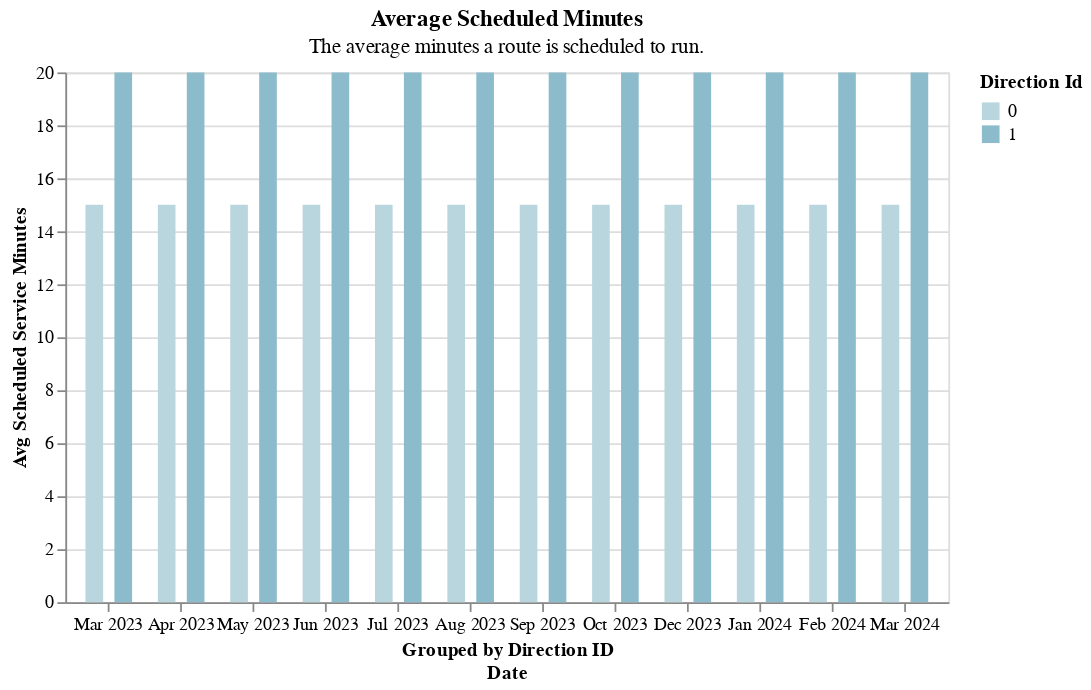

The notebook cell this image was saved under:
### Code cell
grouped_bar_chart(
    df=one_route[one_route.time_period == "all_day"],
    color_col="direction_id",
    y_col="avg_scheduled_service_minutes",
    offset_col="direction_id",
    title="Average Scheduled Minutes",
    subtitle="The average minutes a route is scheduled to run.",
)

### Figure 1 — Vega-Lite specification as saved in the notebook (floating-point values rounded to 4 significant figures)
{"config": {"view": {"continuousWidth": 300, "continuousHeight": 300}}, "data": {"name": "data-ecbf12db927082ca149daef6f15f1f1b"}, "mark": {"type": "bar", "size": 10}, "encoding": {"color": {"field": "direction_id", "scale": {"range": ["#B9D6DF", "#8CBCCB", "#2EA8CE", "#136C97", "#0B405B"]}, "title": "Direction Id", "type": "nominal"}, "tooltip": [{"field": "direction_id", "type": "quantitative"}, {"field": "time_period", "type": "nominal"}, {"field": "route_combined_name", "type": "nominal"}, {"field": "organization_name", "type": "nominal"}, {"field": "service_date", "type": "temporal"}, {"field": "avg_scheduled_service_minutes", "type": "quantitative"}], "x": {"axis": {"format": "%b %Y"}, "field": "service_date", "timeUnit": "yearmonthdate", "title": ["Grouped by Direction ID", "Date"], "type": "ordinal"}, "xOffset": {"field": "direction_id", "title": "Direction Id", "type": "nominal"}, "y": {"field": "avg_scheduled_service_minutes", "title": "Avg Scheduled Service Minutes", "type": "quantitative"}}, "height": 300, "title": {"text": ["Average Scheduled Minutes"], "subtitle": ["The average minutes a route is scheduled to run."]}, "width": 500, "$schema": "https://vega.github.io/schema/vega-lite/v5.14.1.json", "datasets": {"data-ecbf12db927082ca149daef6f15f1f1b": [{"schedule_gtfs_dataset_key": "239f3baf3dd3b9e9464f66a777f9897d", "direction_id": 0.0, "time_period": "All Day", "avg_scheduled_service_minutes": 15, "avg_stop_miles": 0.18, "n_scheduled_trips": 54, "frequency": 2.25, "road_freq_category": "very_high", "road_typology": "downtown_local", "pct_typology": 0.44, "service_date": "2023-09-13T00:00:00", "minutes_atleast1_vp": 863, "minutes_atleast2_vp": 258, "total_rt_service_minutes": 900.2, "total_scheduled_service_minutes": 795.0, "total_vp": 1136, "vp_in_shape": 925, "is_early": 0, "is_ontime": 45, "is_late": 8, "n_vp_trips": 53, "vp_per_minute": 1.26, "pct_in_shape": 0.814, "pct_rt_journey_atleast1_vp": 0.959, "pct_rt_journey_atleast2_vp": 0.287, "pct_sched_journey_atleast1_vp": 1.0, "pct_sched_journey_atleast2_vp": 0.325, "rt_sched_journey_ratio": 1.13, "avg_rt_service_minutes": 16.98, "sched_rt_category": "schedule_and_vp", "speed_mph": 8.923, "name": "SBMTD Schedule", "route_id": "1", "route_combined_name": "1 West Santa Barbara", "base64_url": "aHR0cHM6Ly9zYm10ZC5nb3YvZ29vZ2xlX3RyYW5zaXQvZmVlZC56aXA=", "organization_source_record_id": "recswCrw6a6htmXJ4", "organization_name": "Santa Barbara Metropolitan Transit District", "caltrans_district": "05 - San Luis Obispo"}, {"schedule_gtfs_dataset_key": "239f3baf3dd3b9e9464f66a777f9897d", "direction_id": 0.0, "time_period": "All Day", "avg_scheduled_service_minutes": 15, "avg_stop_miles": 0.18, "n_scheduled_trips": 54, "frequency": 2.25, "road_freq_category": "very_high", "road_typology": "downtown_local", "pct_typology": 0.44, "service_date": "2023-10-11T00:00:00", "minutes_atleast1_vp": 839, "minutes_atleast2_vp": 242, "total_rt_service_minutes": 945.1, "total_scheduled_service_minutes": 735.0, "total_vp": 1093, "vp_in_shape": 848, "is_early": 0, "is_ontime": 38, "is_late": 11, "n_vp_trips": 49, "vp_per_minute": 1.16, "pct_in_shape": 0.776, "pct_rt_journey_atleast1_vp": 0.888, "pct_rt_journey_atleast2_vp": 0.256, "pct_sched_journey_atleast1_vp": 1.0, "pct_sched_journey_atleast2_vp": 0.329, "rt_sched_journey_ratio": 1.29, "avg_rt_service_minutes": 19.29, "sched_rt_category": "schedule_and_vp", "speed_mph": 4.229, "name": "SBMTD Schedule", "route_id": "1", "route_combined_name": "1 West Santa Barbara", "base64_url": "aHR0cHM6Ly9zYm10ZC5nb3YvZ29vZ2xlX3RyYW5zaXQvZmVlZC56aXA=", "organization_source_record_id": "recswCrw6a6htmXJ4", "organization_name": "Santa Barbara Metropolitan Transit District", "caltrans_district": "05 - San Luis Obispo"}, {"schedule_gtfs_dataset_key": "239f3baf3dd3b9e9464f66a777f9897d", "direction_id": 0.0, "time_period": "All Day", "avg_scheduled_service_minutes": 15, "avg_stop_miles": 0.18, "n_scheduled_trips": 54, "frequency": 2.25, "road_freq_category": "very_high", "road_typology": "downtown_local", "pct_typology": 0.44, "service_date": "2023-12-13T00:00:00", "minutes_atleast1_vp": 773, "minutes_atleast2_vp": 205, "total_rt_service_minutes": 1002.0, "total_scheduled_service_minutes": 690.0, "total_vp": 989, "vp_in_shape": 734, "is_early": 0, "is_ontime": 34, "is_late": 12, "n_vp_trips": 46, "vp_per_minute": 0.99, "pct_in_shape": 0.742, "pct_rt_journey_atleast1_vp": 0.772, "pct_rt_journey_atleast2_vp": 0.205, "pct_sched_journey_atleast1_vp": 1.0, "pct_sched_journey_atleast2_vp": 0.297, "rt_sched_journey_ratio": 1.45, "avg_rt_service_minutes": 21.78, "sched_rt_category": "schedule_and_vp", "speed_mph": 8.93, "name": "SBMTD Schedule", "route_id": "1", "route_combined_name": "1 West Santa Barbara", "base64_url": "aHR0cHM6Ly9zYm10ZC5nb3YvZ29vZ2xlX3RyYW5zaXQvZmVlZC56aXA=", "organization_source_record_id": "recswCrw6a6htmXJ4", "organization_name": "Santa Barbara Metropolitan Transit District", "caltrans_district": "05 - San Luis Obispo"}, {"schedule_gtfs_dataset_key": "239f3baf3dd3b9e9464f66a777f9897d", "direction_id": 0.0, "time_period": "All Day", "avg_scheduled_service_minutes": 15, "avg_stop_miles": 0.18, "n_scheduled_trips": 54, "frequency": 2.25, "road_freq_category": "very_high", "road_typology": "downtown_local", "pct_typology": 0.44, "service_date": "2024-01-17T00:00:00", "minutes_atleast1_vp": 850, "minutes_atleast2_vp": 239, "total_rt_service_minutes": 908.9, "total_scheduled_service_minutes": 750.0, "total_vp": 1104, "vp_in_shape": 888, "is_early": 0, "is_ontime": 41, "is_late": 9, "n_vp_trips": 50, "vp_per_minute": 1.21, "pct_in_shape": 0.804, "pct_rt_journey_atleast1_vp": 0.935, "pct_rt_journey_atleast2_vp": 0.263, "pct_sched_journey_atleast1_vp": 1.0, "pct_sched_journey_atleast2_vp": 0.319, "rt_sched_journey_ratio": 1.21, "avg_rt_service_minutes": 18.18, "sched_rt_category": "schedule_and_vp", "speed_mph": 8.935, "name": "SBMTD Schedule", "route_id": "1", "route_combined_name": "1 West Santa Barbara", "base64_url": "aHR0cHM6Ly9zYm10ZC5nb3YvZ29vZ2xlX3RyYW5zaXQvZmVlZC56aXA=", "organization_source_record_id": "recswCrw6a6htmXJ4", "organization_name": "Santa Barbara Metropolitan Transit District", "caltrans_district": "05 - San Luis Obispo"}, {"schedule_gtfs_dataset_key": "239f3baf3dd3b9e9464f66a777f9897d", "direction_id": 0.0, "time_period": "All Day", "avg_scheduled_service_minutes": 15, "avg_stop_miles": 0.18, "n_scheduled_trips": 54, "frequency": 2.25, "road_freq_category": "very_high", "road_typology": "downtown_local", "pct_typology": 0.44, "service_date": "2024-02-14T00:00:00", "minutes_atleast1_vp": 771, "minutes_atleast2_vp": 206, "total_rt_service_minutes": 802.8, "total_scheduled_service_minutes": 660.0, "total_vp": 988, "vp_in_shape": 919, "is_early": 0, "is_ontime": 29, "is_late": 15, "n_vp_trips": 44, "vp_per_minute": 1.23, "pct_in_shape": 0.93, "pct_rt_journey_atleast1_vp": 0.96, "pct_rt_journey_atleast2_vp": 0.257, "pct_sched_journey_atleast1_vp": 1.0, "pct_sched_journey_atleast2_vp": 0.312, "rt_sched_journey_ratio": 1.22, "avg_rt_service_minutes": 18.24, "sched_rt_category": "schedule_and_vp", "speed_mph": 9.013, "name": "SBMTD Schedule", "route_id": "1", "route_combined_name": "1 West Santa Barbara", "base64_url": "aHR0cHM6Ly9zYm10ZC5nb3YvZ29vZ2xlX3RyYW5zaXQvZmVlZC56aXA=", "organization_source_record_id": "recswCrw6a6htmXJ4", "organization_name": "Santa Barbara Metropolitan Transit District", "caltrans_district": "05 - San Luis Obispo"}, {"schedule_gtfs_dataset_key": "239f3baf3dd3b9e9464f66a777f9897d", "direction_id": 0.0, "time_period": "All Day", "avg_scheduled_service_minutes": 15, "avg_stop_miles": 0.18, "n_scheduled_trips": 54, "frequency": 2.25, "road_freq_category": "very_high", "road_typology": "downtown_local", "pct_typology": 0.44, "service_date": "2024-03-13T00:00:00", "minutes_atleast1_vp": 944, "minutes_atleast2_vp": 251, "total_rt_service_minutes": 985.7, "total_scheduled_service_minutes": 795.0, "total_vp": 1208, "vp_in_shape": 1113, "is_early": 0, "is_ontime": 34, "is_late": 19, "n_vp_trips": 53, "vp_per_minute": 1.23, "pct_in_shape": 0.921, "pct_rt_journey_atleast1_vp": 0.958, "pct_rt_journey_atleast2_vp": 0.255, "pct_sched_journey_atleast1_vp": 1.0, "pct_sched_journey_atleast2_vp": 0.316, "rt_sched_journey_ratio": 1.24, "avg_rt_service_minutes": 18.6, "sched_rt_category": "schedule_and_vp", "speed_mph": 9.333, "name": "SBMTD Schedule", "route_id": "1", "route_combined_name": "1 West Santa Barbara", "base64_url": "aHR0cHM6Ly9zYm10ZC5nb3YvZ29vZ2xlX3RyYW5zaXQvZmVlZC56aXA=", "organization_source_record_id": "recswCrw6a6htmXJ4", "organization_name": "Santa Barbara Metropolitan Transit District", "caltrans_district": "05 - San Luis Obispo"}, {"schedule_gtfs_dataset_key": "239f3baf3dd3b9e9464f66a777f9897d", "direction_id": 1.0, "time_period": "All Day", "avg_scheduled_service_minutes": 20, "avg_stop_miles": 0.19, "n_scheduled_trips": 55, "frequency": 2.29, "road_freq_category": "very_high", "road_typology": "downtown_local", "pct_typology": 0.42, "service_date": "2023-09-13T00:00:00", "minutes_atleast1_vp": 969, "minutes_atleast2_vp": 276, "total_rt_service_minutes": 971.5, "total_scheduled_service_minutes": 1060.0, "total_vp": 1262, "vp_in_shape": 1156, "is_early": 19, "is_ontime": 29, "is_late": 5, "n_vp_trips": 53, "vp_per_minute": 1.3, "pct_in_shape": 0.916, "pct_rt_journey_atleast1_vp": 0.997, "pct_rt_journey_atleast2_vp": 0.284, "pct_sched_journey_atleast1_vp": 0.914, "pct_sched_journey_atleast2_vp": 0.26, "rt_sched_journey_ratio": 0.92, "avg_rt_service_minutes": 18.33, "sched_rt_category": "schedule_and_vp", "speed_mph": 9.681, "name": "SBMTD Schedule", "route_id": "1", "route_combined_name": "1 West Santa Barbara", "base64_url": "aHR0cHM6Ly9zYm10ZC5nb3YvZ29vZ2xlX3RyYW5zaXQvZmVlZC56aXA=", "organization_source_record_id": "recswCrw6a6htmXJ4", "organization_name": "Santa Barbara Metropolitan Transit District", "caltrans_district": "05 - San Luis Obispo"}, {"schedule_gtfs_dataset_key": "239f3baf3dd3b9e9464f66a777f9897d", "direction_id": 1.0, "time_period": "All Day", "avg_scheduled_service_minutes": 20, "avg_stop_miles": 0.19, "n_scheduled_trips": 55, "frequency": 2.29, "road_freq_category": "very_high", "road_typology": "downtown_local", "pct_typology": 0.42, "service_date": "2023-10-11T00:00:00", "minutes_atleast1_vp": 871, "minutes_atleast2_vp": 263, "total_rt_service_minutes": 913.8, "total_scheduled_service_minutes": 1000.0, "total_vp": 1147, "vp_in_shape": 1047, "is_early": 17, "is_ontime": 29, "is_late": 4, "n_vp_trips": 50, "vp_per_minute": 1.26, "pct_in_shape": 0.913, "pct_rt_journey_atleast1_vp": 0.953, "pct_rt_journey_atleast2_vp": 0.288, "pct_sched_journey_atleast1_vp": 0.871, "pct_sched_journey_atleast2_vp": 0.263, "rt_sched_journey_ratio": 0.91, "avg_rt_service_minutes": 18.28, "sched_rt_category": "schedule_and_vp", "speed_mph": 8.973, "name": "SBMTD Schedule", "route_id": "1", "route_combined_name": "1 West Santa Barbara", "base64_url": "aHR0cHM6Ly9zYm10ZC5nb3YvZ29vZ2xlX3RyYW5zaXQvZmVlZC56aXA=", "organization_source_record_id": "recswCrw6a6htmXJ4", "organization_name": "Santa Barbara Metropolitan Transit District", "caltrans_district": "05 - San Luis Obispo"}, {"schedule_gtfs_dataset_key": "239f3baf3dd3b9e9464f66a777f9897d", "direction_id": 1.0, "time_period": "All Day", "avg_scheduled_service_minutes": 20, "avg_stop_miles": 0.19, "n_scheduled_trips": 55, "frequency": 2.29, "road_freq_category": "very_high", "road_typology": "downtown_local", "pct_typology": 0.42, "service_date": "2023-12-13T00:00:00", "minutes_atleast1_vp": 800, "minutes_atleast2_vp": 241, "total_rt_service_minutes": 809.5, "total_scheduled_service_minutes": 920.0, "total_vp": 1052, "vp_in_shape": 924, "is_early": 17, "is_ontime": 25, "is_late": 4, "n_vp_trips": 46, "vp_per_minute": 1.3, "pct_in_shape": 0.878, "pct_rt_journey_atleast1_vp": 0.988, "pct_rt_journey_atleast2_vp": 0.298, "pct_sched_journey_atleast1_vp": 0.87, "pct_sched_journey_atleast2_vp": 0.262, "rt_sched_journey_ratio": 0.88, "avg_rt_service_minutes": 17.6, "sched_rt_category": "schedule_and_vp", "speed_mph": 9.86, "name": "SBMTD Schedule", "route_id": "1", "route_combined_name": "1 West Santa Barbara", "base64_url": "aHR0cHM6Ly9zYm10ZC5nb3YvZ29vZ2xlX3RyYW5zaXQvZmVlZC56aXA=", "organization_source_record_id": "recswCrw6a6htmXJ4", "organization_name": "Santa Barbara Metropolitan Transit District", "caltrans_district": "05 - San Luis Obispo"}, {"schedule_gtfs_dataset_key": "239f3baf3dd3b9e9464f66a777f9897d", "direction_id": 1.0, "time_period": "All Day", "avg_scheduled_service_minutes": 20, "avg_stop_miles": 0.19, "n_scheduled_trips": 55, "frequency": 2.29, "road_freq_category": "very_high", "road_typology": "downtown_local", "pct_typology": 0.42, "service_date": "2024-01-17T00:00:00", "minutes_atleast1_vp": 862, "minutes_atleast2_vp": 296, "total_rt_service_minutes": 879.4, "total_scheduled_service_minutes": 1020.0, "total_vp": 1171, "vp_in_shape": 1004, "is_early": 22, "is_ontime": 26, "is_late": 3, "n_vp_trips": 51, "vp_per_minute": 1.33, "pct_in_shape": 0.857, "pct_rt_journey_atleast1_vp": 0.98, "pct_rt_journey_atleast2_vp": 0.337, "pct_sched_journey_atleast1_vp": 0.845, "pct_sched_journey_atleast2_vp": 0.29, "rt_sched_journey_ratio": 0.86, "avg_rt_service_minutes": 17.24, "sched_rt_category": "schedule_and_vp", "speed_mph": 9.137, "name": "SBMTD Schedule", "route_id": "1", "route_combined_name": "1 West Santa Barbara", "base64_url": "aHR0cHM6Ly9zYm10ZC5nb3YvZ29vZ2xlX3RyYW5zaXQvZmVlZC56aXA=", "organization_source_record_id": "recswCrw6a6htmXJ4", "organization_name": "Santa Barbara Metropolitan Transit District", "caltrans_district": "05 - San Luis Obispo"}, {"schedule_gtfs_dataset_key": "239f3baf3dd3b9e9464f66a777f9897d", "direction_id": 1.0, "time_period": "All Day", "avg_scheduled_service_minutes": 20, "avg_stop_miles": 0.19, "n_scheduled_trips": 55, "frequency": 2.29, "road_freq_category": "very_high", "road_typology": "downtown_local", "pct_typology": 0.42, "service_date": "2024-02-14T00:00:00", "minutes_atleast1_vp": 755, "minutes_atleast2_vp": 236, "total_rt_service_minutes": 768.5, "total_scheduled_service_minutes": 880.0, "total_vp": 1000, "vp_in_shape": 866, "is_early": 20, "is_ontime": 21, "is_late": 3, "n_vp_trips": 44, "vp_per_minute": 1.3, "pct_in_shape": 0.866, "pct_rt_journey_atleast1_vp": 0.982, "pct_rt_journey_atleast2_vp": 0.307, "pct_sched_journey_atleast1_vp": 0.858, "pct_sched_journey_atleast2_vp": 0.268, "rt_sched_journey_ratio": 0.87, "avg_rt_service_minutes": 17.47, "sched_rt_category": "schedule_and_vp", "speed_mph": 9.832, "name": "SBMTD Schedule", "route_id": "1", "route_combined_name": "1 West Santa Barbara", "base64_url": "aHR0cHM6Ly9zYm10ZC5nb3YvZ29vZ2xlX3RyYW5zaXQvZmVlZC56aXA=", "organization_source_record_id": "recswCrw6a6htmXJ4", "organization_name": "Santa Barbara Metropolitan Transit District", "caltrans_district": "05 - San Luis Obispo"}, {"schedule_gtfs_dataset_key": "239f3baf3dd3b9e9464f66a777f9897d", "direction_id": 1.0, "time_period": "All Day", "avg_scheduled_service_minutes": 20, "avg_stop_miles": 0.19, "n_scheduled_trips": 55, "frequency": 2.29, "road_freq_category": "very_high", "road_typology": "downtown_local", "pct_typology": 0.42, "service_date": "2024-03-13T00:00:00", "minutes_atleast1_vp": 893, "minutes_atleast2_vp": 269, "total_rt_service_minutes": 895.2, "total_scheduled_service_minutes": 1080.0, "total_vp": 1178, "vp_in_shape": 1097, "is_early": 27, "is_ontime": 24, "is_late": 3, "n_vp_trips": 54, "vp_per_minute": 1.32, "pct_in_shape": 0.931, "pct_rt_journey_atleast1_vp": 0.997, "pct_rt_journey_atleast2_vp": 0.3, "pct_sched_journey_atleast1_vp": 0.827, "pct_sched_journey_atleast2_vp": 0.249, "rt_sched_journey_ratio": 0.83, "avg_rt_service_minutes": 16.58, "sched_rt_category": "schedule_and_vp", "speed_mph": 9.567, "name": "SBMTD Schedule", "route_id": "1", "route_combined_name": "1 West Santa Barbara", "base64_url": "aHR0cHM6Ly9zYm10ZC5nb3YvZ29vZ2xlX3RyYW5zaXQvZmVlZC56aXA=", "organization_source_record_id": "recswCrw6a6htmXJ4", "organization_name": "Santa Barbara Metropolitan Transit District", "caltrans_district": "05 - San Luis Obispo"}, {"schedule_gtfs_dataset_key": "de792182088eecc3d5c0bd3f1df62965", "direction_id": 0.0, "time_period": "All Day", "avg_scheduled_service_minutes": 15, "avg_stop_miles": 0.18, "n_scheduled_trips": 54, "frequency": 2.25, "road_freq_category": "very_high", "road_typology": "downtown_local", "pct_typology": 0.42, "service_date": "2023-03-15T00:00:00", "minutes_atleast1_vp": 928, "minutes_atleast2_vp": 229, "total_rt_service_minutes": 943.2, "total_scheduled_service_minutes": 780.0, "total_vp": 1168, "vp_in_shape": 959, "is_early": 0, "is_ontime": 41, "is_late": 11, "n_vp_trips": 52, "vp_per_minute": 1.24, "pct_in_shape": 0.821, "pct_rt_journey_atleast1_vp": 0.984, "pct_rt_journey_atleast2_vp": 0.243, "pct_sched_journey_atleast1_vp": 1.0, "pct_sched_journey_atleast2_vp": 0.294, "rt_sched_journey_ratio": 1.21, "avg_rt_service_minutes": 18.14, "sched_rt_category": "schedule_and_vp", "speed_mph": 8.749, "name": "SBMTD Schedule", "route_id": "1", "route_combined_name": "1 West Santa Barbara", "base64_url": "aHR0cHM6Ly9zYm10ZC5nb3YvZ29vZ2xlX3RyYW5zaXQvZmVlZC56aXA=", "organization_source_record_id": "recswCrw6a6htmXJ4", "organization_name": "Santa Barbara Metropolitan Transit District", "caltrans_district": "05 - San Luis Obispo"}, {"schedule_gtfs_dataset_key": "de792182088eecc3d5c0bd3f1df62965", "direction_id": 0.0, "time_period": "All Day", "avg_scheduled_service_minutes": 15, "avg_stop_miles": 0.18, "n_scheduled_trips": 54, "frequency": 2.25, "road_freq_category": "very_high", "road_typology": "downtown_local", "pct_typology": 0.42, "service_date": "2023-04-12T00:00:00", "minutes_atleast1_vp": 900, "minutes_atleast2_vp": 233, "total_rt_service_minutes": 948.6, "total_scheduled_service_minutes": 765.0, "total_vp": 1143, "vp_in_shape": 915, "is_early": 0, "is_ontime": 35, "is_late": 16, "n_vp_trips": 51, "vp_per_minute": 1.2, "pct_in_shape": 0.801, "pct_rt_journey_atleast1_vp": 0.949, "pct_rt_journey_atleast2_vp": 0.246, "pct_sched_journey_atleast1_vp": 1.0, "pct_sched_journey_atleast2_vp": 0.305, "rt_sched_journey_ratio": 1.24, "avg_rt_service_minutes": 18.6, "sched_rt_category": "schedule_and_vp", "speed_mph": 8.175, "name": "SBMTD Schedule", "route_id": "1", "route_combined_name": "1 West Santa Barbara", "base64_url": "aHR0cHM6Ly9zYm10ZC5nb3YvZ29vZ2xlX3RyYW5zaXQvZmVlZC56aXA=", "organization_source_record_id": "recswCrw6a6htmXJ4", "organization_name": "Santa Barbara Metropolitan Transit District", "caltrans_district": "05 - San Luis Obispo"}, {"schedule_gtfs_dataset_key": "de792182088eecc3d5c0bd3f1df62965", "direction_id": 0.0, "time_period": "All Day", "avg_scheduled_service_minutes": 15, "avg_stop_miles": 0.18, "n_scheduled_trips": 54, "frequency": 2.25, "road_freq_category": "very_high", "road_typology": "downtown_local", "pct_typology": 0.42, "service_date": "2023-05-17T00:00:00", "minutes_atleast1_vp": 859, "minutes_atleast2_vp": 234, "total_rt_service_minutes": 882.6, "total_scheduled_service_minutes": 765.0, "total_vp": 1101, "vp_in_shape": 923, "is_early": 0, "is_ontime": 44, "is_late": 7, "n_vp_trips": 51, "vp_per_minute": 1.25, "pct_in_shape": 0.838, "pct_rt_journey_atleast1_vp": 0.973, "pct_rt_journey_atleast2_vp": 0.265, "pct_sched_journey_atleast1_vp": 1.0, "pct_sched_journey_atleast2_vp": 0.306, "rt_sched_journey_ratio": 1.15, "avg_rt_service_minutes": 17.31, "sched_rt_category": "schedule_and_vp", "speed_mph": 8.665, "name": "SBMTD Schedule", "route_id": "1", "route_combined_name": "1 West Santa Barbara", "base64_url": "aHR0cHM6Ly9zYm10ZC5nb3YvZ29vZ2xlX3RyYW5zaXQvZmVlZC56aXA=", "organization_source_record_id": "recswCrw6a6htmXJ4", "organization_name": "Santa Barbara Metropolitan Transit District", "caltrans_district": "05 - San Luis Obispo"}, {"schedule_gtfs_dataset_key": "de792182088eecc3d5c0bd3f1df62965", "direction_id": 0.0, "time_period": "All Day", "avg_scheduled_service_minutes": 15, "avg_stop_miles": 0.18, "n_scheduled_trips": 54, "frequency": 2.25, "road_freq_category": "very_high", "road_typology": "downtown_local", "pct_typology": 0.42, "service_date": "2023-06-14T00:00:00", "minutes_atleast1_vp": 919, "minutes_atleast2_vp": 244, "total_rt_service_minutes": 948.7, "total_scheduled_service_minutes": 765.0, "total_vp": 1178, "vp_in_shape": 936, "is_early": 0, "is_ontime": 39, "is_late": 12, "n_vp_trips": 51, "vp_per_minute": 1.24, "pct_in_shape": 0.795, "pct_rt_journey_atleast1_vp": 0.969, "pct_rt_journey_atleast2_vp": 0.257, "pct_sched_journey_atleast1_vp": 1.0, "pct_sched_journey_atleast2_vp": 0.319, "rt_sched_journey_ratio": 1.24, "avg_rt_service_minutes": 18.6, "sched_rt_category": "schedule_and_vp", "speed_mph": 8.845, "name": "SBMTD Schedule", "route_id": "1", "route_combined_name": "1 West Santa Barbara", "base64_url": "aHR0cHM6Ly9zYm10ZC5nb3YvZ29vZ2xlX3RyYW5zaXQvZmVlZC56aXA=", "organization_source_record_id": "recswCrw6a6htmXJ4", "organization_name": "Santa Barbara Metropolitan Transit District", "caltrans_district": "05 - San Luis Obispo"}, {"schedule_gtfs_dataset_key": "de792182088eecc3d5c0bd3f1df62965", "direction_id": 0.0, "time_period": "All Day", "avg_scheduled_service_minutes": 15, "avg_stop_miles": 0.18, "n_scheduled_trips": 54, "frequency": 2.25, "road_freq_category": "very_high", "road_typology": "downtown_local", "pct_typology": 0.42, "service_date": "2023-07-12T00:00:00", "minutes_atleast1_vp": 863, "minutes_atleast2_vp": 225, "total_rt_service_minutes": 896.3, "total_scheduled_service_minutes": 720.0, "total_vp": 1100, "vp_in_shape": 920, "is_early": 0, "is_ontime": 32, "is_late": 16, "n_vp_trips": 48, "vp_per_minute": 1.23, "pct_in_shape": 0.836, "pct_rt_journey_atleast1_vp": 0.963, "pct_rt_journey_atleast2_vp": 0.251, "pct_sched_journey_atleast1_vp": 1.0, "pct_sched_journey_atleast2_vp": 0.312, "rt_sched_journey_ratio": 1.24, "avg_rt_service_minutes": 18.67, "sched_rt_category": "schedule_and_vp", "speed_mph": 8.48, "name": "SBMTD Schedule", "route_id": "1", "route_combined_name": "1 West Santa Barbara", "base64_url": "aHR0cHM6Ly9zYm10ZC5nb3YvZ29vZ2xlX3RyYW5zaXQvZmVlZC56aXA=", "organization_source_record_id": "recswCrw6a6htmXJ4", "organization_name": "Santa Barbara Metropolitan Transit District", "caltrans_district": "05 - San Luis Obispo"}, {"schedule_gtfs_dataset_key": "de792182088eecc3d5c0bd3f1df62965", "direction_id": 0.0, "time_period": "All Day", "avg_scheduled_service_minutes": 15, "avg_stop_miles": 0.18, "n_scheduled_trips": 54, "frequency": 2.25, "road_freq_category": "very_high", "road_typology": "downtown_local", "pct_typology": 0.44, "service_date": "2023-08-15T00:00:00", "minutes_atleast1_vp": 876, "minutes_atleast2_vp": 237, "total_rt_service_minutes": 901.6, "total_scheduled_service_minutes": 765.0, "total_vp": 1126, "vp_in_shape": 933, "is_early": 0, "is_ontime": 43, "is_late": 8, "n_vp_trips": 51, "vp_per_minute": 1.25, "pct_in_shape": 0.829, "pct_rt_journey_atleast1_vp": 0.972, "pct_rt_journey_atleast2_vp": 0.263, "pct_sched_journey_atleast1_vp": 1.0, "pct_sched_journey_atleast2_vp": 0.31, "rt_sched_journey_ratio": 1.18, "avg_rt_service_minutes": 17.68, "sched_rt_category": "schedule_and_vp", "speed_mph": 9.683, "name": "SBMTD Schedule", "route_id": "1", "route_combined_name": "1 West Santa Barbara", "base64_url": "aHR0cHM6Ly9zYm10ZC5nb3YvZ29vZ2xlX3RyYW5zaXQvZmVlZC56aXA=", "organization_source_record_id": "recswCrw6a6htmXJ4", "organization_name": "Santa Barbara Metropolitan Transit District", "caltrans_district": "05 - San Luis Obispo"}, {"schedule_gtfs_dataset_key": "de792182088eecc3d5c0bd3f1df62965", "direction_id": 1.0, "time_period": "All Day", "avg_scheduled_service_minutes": 20, "avg_stop_miles": 0.19, "n_scheduled_trips": 55, "frequency": 2.29, "road_freq_category": "very_high", "road_typology": "downtown_local", "pct_typology": 0.42, "service_date": "2023-03-15T00:00:00", "minutes_atleast1_vp": 890, "minutes_atleast2_vp": 261, "total_rt_service_minutes": 881.9, "total_scheduled_service_minutes": 1060.0, "total_vp": 1166, "vp_in_shape": 1074, "is_early": 30, "is_ontime": 20, "is_late": 3, "n_vp_trips": 53, "vp_per_minute": 1.32, "pct_in_shape": 0.921, "pct_rt_journey_atleast1_vp": 1.0, "pct_rt_journey_atleast2_vp": 0.296, "pct_sched_journey_atleast1_vp": 0.84, "pct_sched_journey_atleast2_vp": 0.246, "rt_sched_journey_ratio": 0.83, "avg_rt_service_minutes": 16.64, "sched_rt_category": "schedule_and_vp", "speed_mph": 9.931, "name": "SBMTD Schedule", "route_id": "1", "route_combined_name": "1 West Santa Barbara", "base64_url": "aHR0cHM6Ly9zYm10ZC5nb3YvZ29vZ2xlX3RyYW5zaXQvZmVlZC56aXA=", "organization_source_record_id": "recswCrw6a6htmXJ4", "organization_name": "Santa Barbara Metropolitan Transit District", "caltrans_district": "05 - San Luis Obispo"}, {"schedule_gtfs_dataset_key": "de792182088eecc3d5c0bd3f1df62965", "direction_id": 1.0, "time_period": "All Day", "avg_scheduled_service_minutes": 20, "avg_stop_miles": 0.19, "n_scheduled_trips": 55, "frequency": 2.29, "road_freq_category": "very_high", "road_typology": "downtown_local", "pct_typology": 0.42, "service_date": "2023-04-12T00:00:00", "minutes_atleast1_vp": 875, "minutes_atleast2_vp": 276, "total_rt_service_minutes": 885.1, "total_scheduled_service_minutes": 1080.0, "total_vp": 1163, "vp_in_shape": 1068, "is_early": 28, "is_ontime": 23, "is_late": 3, "n_vp_trips": 54, "vp_per_minute": 1.31, "pct_in_shape": 0.918, "pct_rt_journey_atleast1_vp": 0.989, "pct_rt_journey_atleast2_vp": 0.312, "pct_sched_journey_atleast1_vp": 0.81, "pct_sched_journey_atleast2_vp": 0.256, "rt_sched_journey_ratio": 0.82, "avg_rt_service_minutes": 16.39, "sched_rt_category": "schedule_and_vp", "speed_mph": 10.15, "name": "SBMTD Schedule", "route_id": "1", "route_combined_name": "1 West Santa Barbara", "base64_url": "aHR0cHM6Ly9zYm10ZC5nb3YvZ29vZ2xlX3RyYW5zaXQvZmVlZC56aXA=", "organization_source_record_id": "recswCrw6a6htmXJ4", "organization_name": "Santa Barbara Metropolitan Transit District", "caltrans_district": "05 - San Luis Obispo"}, {"schedule_gtfs_dataset_key": "de792182088eecc3d5c0bd3f1df62965", "direction_id": 1.0, "time_period": "All Day", "avg_scheduled_service_minutes": 20, "avg_stop_miles": 0.19, "n_scheduled_trips": 55, "frequency": 2.29, "road_freq_category": "very_high", "road_typology": "downtown_local", "pct_typology": 0.42, "service_date": "2023-05-17T00:00:00", "minutes_atleast1_vp": 903, "minutes_atleast2_vp": 291, "total_rt_service_minutes": 900.7, "total_scheduled_service_minutes": 1040.0, "total_vp": 1206, "vp_in_shape": 1101, "is_early": 19, "is_ontime": 30, "is_late": 3, "n_vp_trips": 52, "vp_per_minute": 1.34, "pct_in_shape": 0.913, "pct_rt_journey_atleast1_vp": 1.0, "pct_rt_journey_atleast2_vp": 0.323, "pct_sched_journey_atleast1_vp": 0.868, "pct_sched_journey_atleast2_vp": 0.28, "rt_sched_journey_ratio": 0.87, "avg_rt_service_minutes": 17.32, "sched_rt_category": "schedule_and_vp", "speed_mph": 9.993, "name": "SBMTD Schedule", "route_id": "1", "route_combined_name": "1 West Santa Barbara", "base64_url": "aHR0cHM6Ly9zYm10ZC5nb3YvZ29vZ2xlX3RyYW5zaXQvZmVlZC56aXA=", "organization_source_record_id": "recswCrw6a6htmXJ4", "organization_name": "Santa Barbara Metropolitan Transit District", "caltrans_district": "05 - San Luis Obispo"}, {"schedule_gtfs_dataset_key": "de792182088eecc3d5c0bd3f1df62965", "direction_id": 1.0, "time_period": "All Day", "avg_scheduled_service_minutes": 20, "avg_stop_miles": 0.19, "n_scheduled_trips": 55, "frequency": 2.29, "road_freq_category": "very_high", "road_typology": "downtown_local", "pct_typology": 0.42, "service_date": "2023-06-14T00:00:00", "minutes_atleast1_vp": 921, "minutes_atleast2_vp": 247, "total_rt_service_minutes": 919.3, "total_scheduled_service_minutes": 1100.0, "total_vp": 1179, "vp_in_shape": 1019, "is_early": 30, "is_ontime": 22, "is_late": 3, "n_vp_trips": 55, "vp_per_minute": 1.28, "pct_in_shape": 0.864, "pct_rt_journey_atleast1_vp": 1.0, "pct_rt_journey_atleast2_vp": 0.269, "pct_sched_journey_atleast1_vp": 0.837, "pct_sched_journey_atleast2_vp": 0.225, "rt_sched_journey_ratio": 0.84, "avg_rt_service_minutes": 16.71, "sched_rt_category": "schedule_and_vp", "speed_mph": 9.2, "name": "SBMTD Schedule", "route_id": "1", "route_combined_name": "1 West Santa Barbara", "base64_url": "aHR0cHM6Ly9zYm10ZC5nb3YvZ29vZ2xlX3RyYW5zaXQvZmVlZC56aXA=", "organization_source_record_id": "recswCrw6a6htmXJ4", "organization_name": "Santa Barbara Metropolitan Transit District", "caltrans_district": "05 - San Luis Obispo"}, {"schedule_gtfs_dataset_key": "de792182088eecc3d5c0bd3f1df62965", "direction_id": 1.0, "time_period": "All Day", "avg_scheduled_service_minutes": 20, "avg_stop_miles": 0.19, "n_scheduled_trips": 55, "frequency": 2.29, "road_freq_category": "very_high", "road_typology": "downtown_local", "pct_typology": 0.42, "service_date": "2023-07-12T00:00:00", "minutes_atleast1_vp": 815, "minutes_atleast2_vp": 238, "total_rt_service_minutes": 812.4, "total_scheduled_service_minutes": 1000.0, "total_vp": 1062, "vp_in_shape": 969, "is_early": 34, "is_ontime": 13, "is_late": 3, "n_vp_trips": 50, "vp_per_minute": 1.31, "pct_in_shape": 0.912, "pct_rt_journey_atleast1_vp": 1.0, "pct_rt_journey_atleast2_vp": 0.293, "pct_sched_journey_atleast1_vp": 0.815, "pct_sched_journey_atleast2_vp": 0.238, "rt_sched_journey_ratio": 0.81, "avg_rt_service_minutes": 16.25, "sched_rt_category": "schedule_and_vp", "speed_mph": 9.769, "name": "SBMTD Schedule", "route_id": "1", "route_combined_name": "1 West Santa Barbara", "base64_url": "aHR0cHM6Ly9zYm10ZC5nb3YvZ29vZ2xlX3RyYW5zaXQvZmVlZC56aXA=", "organization_source_record_id": "recswCrw6a6htmXJ4", "organization_name": "Santa Barbara Metropolitan Transit District", "caltrans_district": "05 - San Luis Obispo"}, {"schedule_gtfs_dataset_key": "de792182088eecc3d5c0bd3f1df62965", "direction_id": 1.0, "time_period": "All Day", "avg_scheduled_service_minutes": 20, "avg_stop_miles": 0.19, "n_scheduled_trips": 55, "frequency": 2.29, "road_freq_category": "very_high", "road_typology": "downtown_local", "pct_typology": 0.42, "service_date": "2023-08-15T00:00:00", "minutes_atleast1_vp": 868, "minutes_atleast2_vp": 273, "total_rt_service_minutes": 859.8, "total_scheduled_service_minutes": 1040.0, "total_vp": 1159, "vp_in_shape": 1076, "is_early": 24, "is_ontime": 25, "is_late": 3, "n_vp_trips": 52, "vp_per_minute": 1.35, "pct_in_shape": 0.928, "pct_rt_journey_atleast1_vp": 1.0, "pct_rt_journey_atleast2_vp": 0.318, "pct_sched_journey_atleast1_vp": 0.835, "pct_sched_journey_atleast2_vp": 0.262, "rt_sched_journey_ratio": 0.83, "avg_rt_service_minutes": 16.54, "sched_rt_category": "schedule_and_vp", "speed_mph": 10.05, "name": "SBMTD Schedule", "route_id": "1", "route_combined_name": "1 West Santa Barbara", "base64_url": "aHR0cHM6Ly9zYm10ZC5nb3YvZ29vZ2xlX3RyYW5zaXQvZmVlZC56aXA=", "organization_source_record_id": "recswCrw6a6htmXJ4", "organization_name": "Santa Barbara Metropolitan Transit District", "caltrans_district": "05 - San Luis Obispo"}]}}
